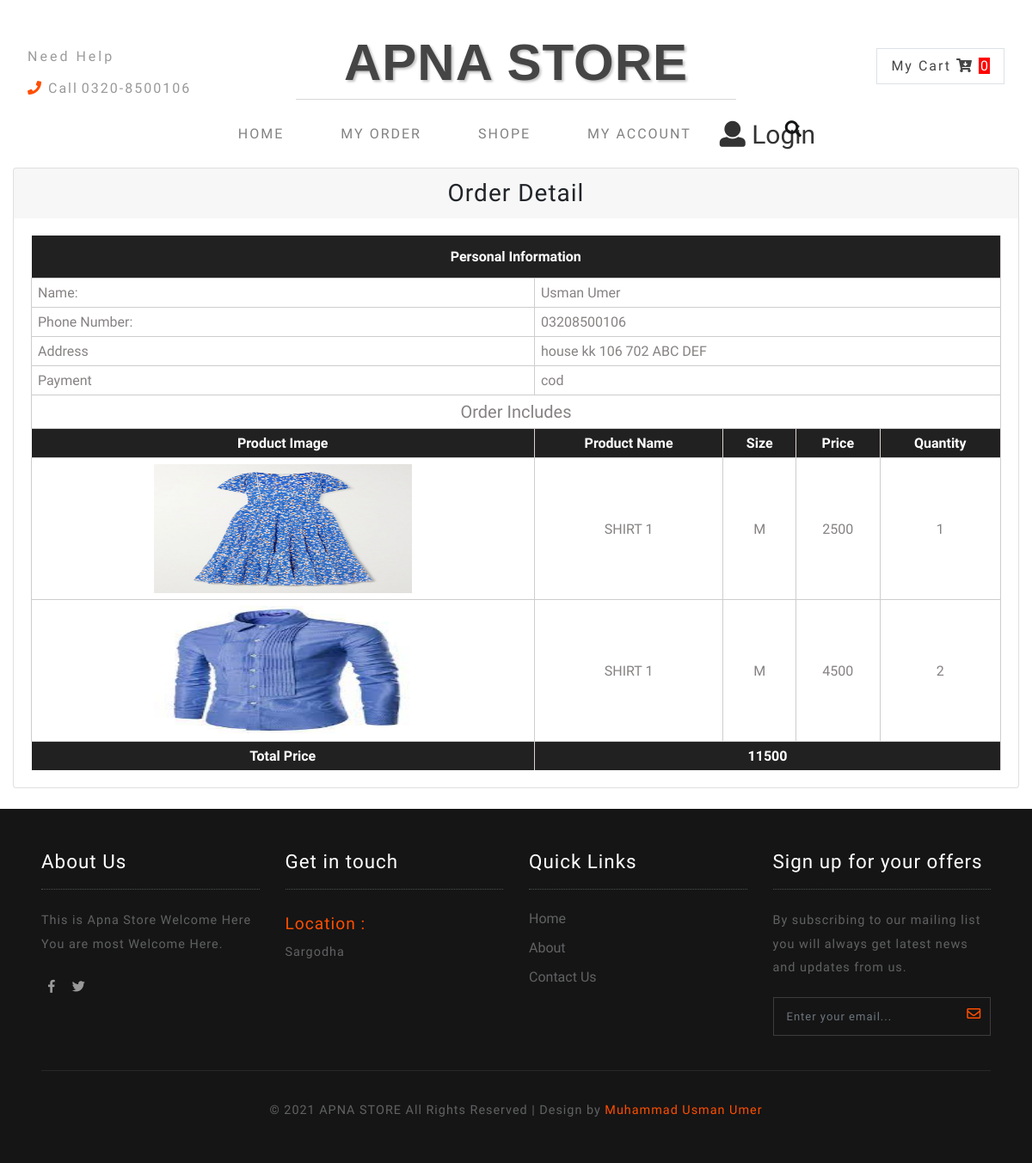
The page /user/orderdetail.php?O_ID=36 on the database its author committed.
### tables this page shows
CREATE TABLE `order` (
  `order_id` int(255) NOT NULL,
  `order_date` datetime NOT NULL DEFAULT current_timestamp(),
  `user_id` int(255) NOT NULL,
  `address` varchar(255) NOT NULL,
  `status` varchar(255) NOT NULL,
  `phone` varchar(255) NOT NULL,
  `name` varchar(255) NOT NULL,
  `payment` varchar(255) NOT NULL
);

CREATE TABLE `order_detail` (
  `detail_id` int(255) NOT NULL,
  `order_id` int(255) NOT NULL,
  `product_id` int(255) NOT NULL,
  `product_quantity` int(255) NOT NULL,
  `product_image` varchar(255) NOT NULL,
  `product_name` varchar(255) NOT NULL,
  `product_price` int(255) NOT NULL,
  `product_size` varchar(255) NOT NULL
);

### user/config/dbconfig.php (called while the page is built, shortened)
<?php
require_once('./config/operationsorder.php');
class dbconfig
{
    public function db_connect()
    {
        $this->connection = mysqli_connect('localhost', 'root', '', 'e-com');
    }
}
?>

### user/config/operationsorder.php (called while the page is built, shortened)
<?php
require_once('./config/dbconfig.php');
$db = new dbconfig();
class operationsorder extends dbconfig
{
      public function get_record($id)
      {
          global $db;
          $sql = "SELECT *   FROM `order` WHERE order_id='$id' ";
          $data = mysqli_query($db->connection, $sql);
          return $data;
      }
}
?>

### user/orderdetail.php (the view, shortened to what this page needs)
<?php
require_once('./config/dbconfig.php');
if (isset($_GET['O_ID'])) {
    $db = new operationsorder();
    $id = $_GET['O_ID'];
    $result = $db->get_record($id);
} else {
    header("location:index.php");
}
require_once("header.php");
$data = mysqli_fetch_assoc($result);
?>
<div class="content-wrapper">
    <div class="container-fluid">
        <div class="card card-shadow mb-4">
            <div class="card-header border-0">
                <div class="custom-title-wrap bar-primary">
                    <div class="custom-title text-center">
                        <h3>Order Detail</h3>
                    </div>
                </div>
            </div>
            <div class="card-body">
                <table class="timetable_sub">
                    <tbody>
                        <tr style="height:50px;">
                            <th colspan="5">Personal Information</th>
                        </tr>
                        <tr>
                            <td class="text-left">Name:</td>
                            <td class="text-left" colspan="4"><?php echo $data['name']; ?></td>
                        </tr>
                        <tr>
                            <td class="text-left">Phone Number:</td>
                            <td class="text-left" colspan="4"><?php echo $data['phone']; ?></td>
                        </tr>
                        <tr>
                            <td class="text-left">Address</td>
                            <td class="text-left" colspan="4"><?php echo $data['address']; ?></td>
                        </tr>
                        <tr>
                            <td class="text-left">Payment</td>
                            <td class="text-left" colspan="4"><?php echo $data['payment']; ?></td>
                        </tr>
                        <tr>
                            <b>
                                <td colspan="5" style="text-align:center; font-size:20px">Order Includes</td>
                            </b>
                        </tr>
                        <tr>
                            <th>Product Image</th>
                            <th>Product Name</th>
                            <th> Size</th>
                            <th>Price</th>
                            <th>Quantity</th>
                        </tr>
                        <?php
                        $con = mysqli_connect('localhost', 'root', '', 'e-com');
                        $query = "SELECT *   FROM `order_detail` where order_id='$id' ";
                        $result2 = mysqli_query($con, $query);
                        $total = 0;
                        while ($data = mysqli_fetch_assoc($result2)) {
                        ?>
                            <tr>
                                <a href="productdetail.php=D_ID?<?php echo $data['product_id'] ?>">
                                    <td class="invert">
                                        <img src="../<?php echo $data['product_image'] ?>" height="150" width="300" />
                                    </td>
                                </a>
                                <td class="invert"><?php echo  $data['product_name'] ?></td>
                                <td class="invert"><?php echo  $data['product_size'] ?></td>
                                <td class="invert"><?php echo $data['product_price'];
                                                    $total=$total+($data['product_price']*$data['product_quantity'])
                                                    ?></td>
                                <td class="invert"><?php echo $data['product_quantity'] ?></td>
                            </tr>
                        <?php } ?>
                        <tr>
                            <th><b>Total Price</b></th>
                            <th colspan="4" class="text-center">
                                <?php echo $total; ?>
                            </th>
                        </tr>
                    </tbody>
                </table>
            </div>
        </div>
    </div>
</div>
<?php
require_once("footer.php");
?>

### user/css/style.css (style rules this page uses)
body a { text-decoration: none; transition: 0.5s all; -webkit-transition: 0.5s all; -moz-transition: 0.5s all; -o-transition: 0.5s all; -ms-transition: 0.5s all; font-family: 'Inconsolata', monospace; }
h1, h2, h3, h4, h5, h6 { margin: 0; font-family: 'Inconsolata', monospace; letter-spacing: 1px; }

### user/css/checkout.css (style rules this page uses)
body a { transition: 0.5s all; -webkit-transition: 0.5s all; -o-transition: 0.5s all; -moz-transition: 0.5s all; -ms-transition: 0.5s all; }
table.timetable_sub { width: 100%; margin: 0 auto; }
.timetable_sub th { background: #212121; color: #fff !important; text-transform: capitalize; font-size: 13px; border-right: 1px solid #ded2d2; }
.timetable_sub th, .timetable_sub td { text-align: center; padding: 7px; font-size: 16px; color: #868282; }
.timetable_sub td { border: 1px solid #CDCDCD; }

### rows shown on the page
order: name "Usman Umer", phone "03208500106", address "house kk 106 702 ABC DEF", payment "cod"
order_detail: product_image (picture), product_name "SHIRT 1", product_size "M", product_price "2500", product_quantity "1"
order_detail: product_image (picture), product_name "SHIRT 1", product_size "M", product_price "4500", product_quantity "2"

### other values the page prints
$n "0"
$total "11500"
